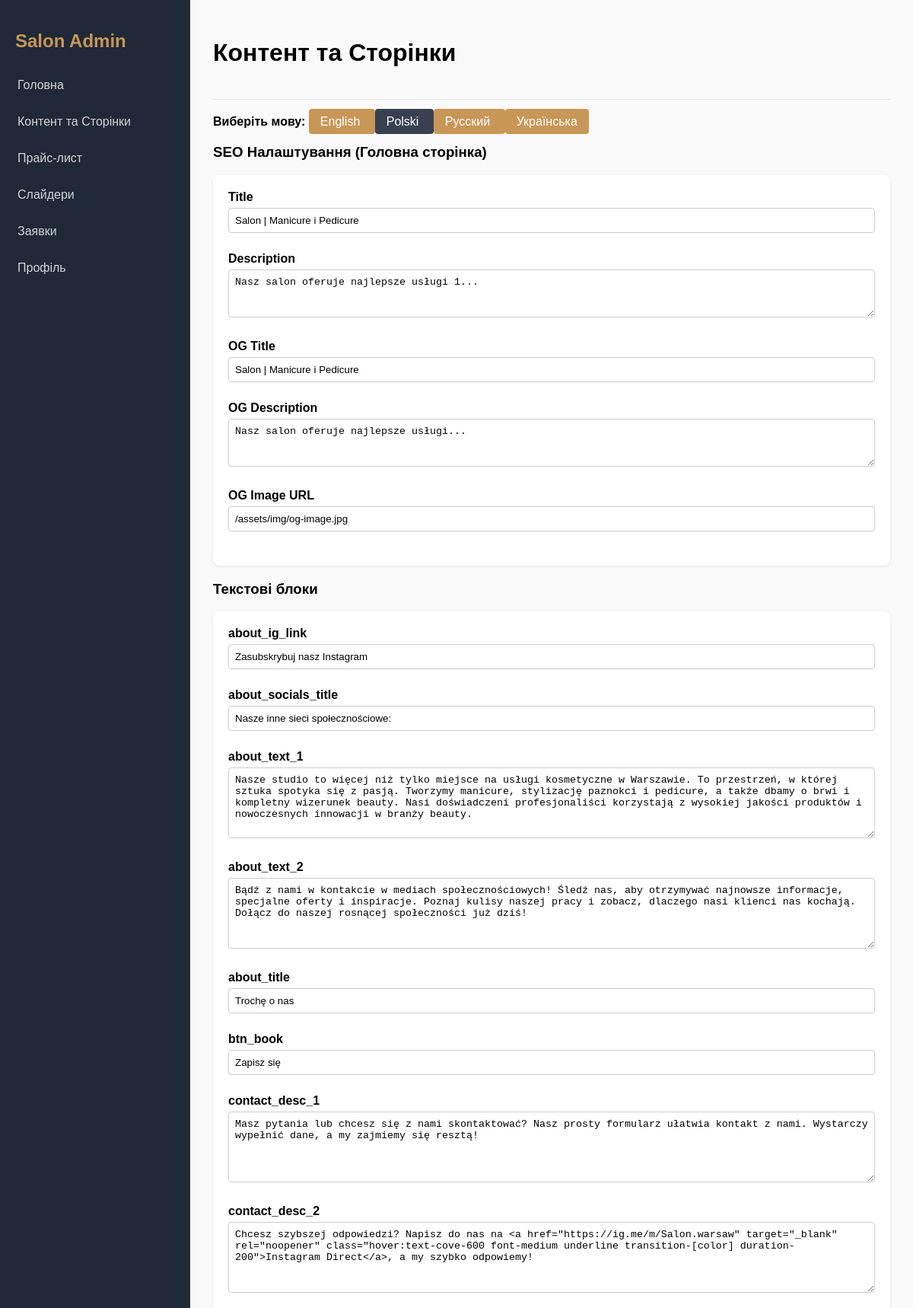
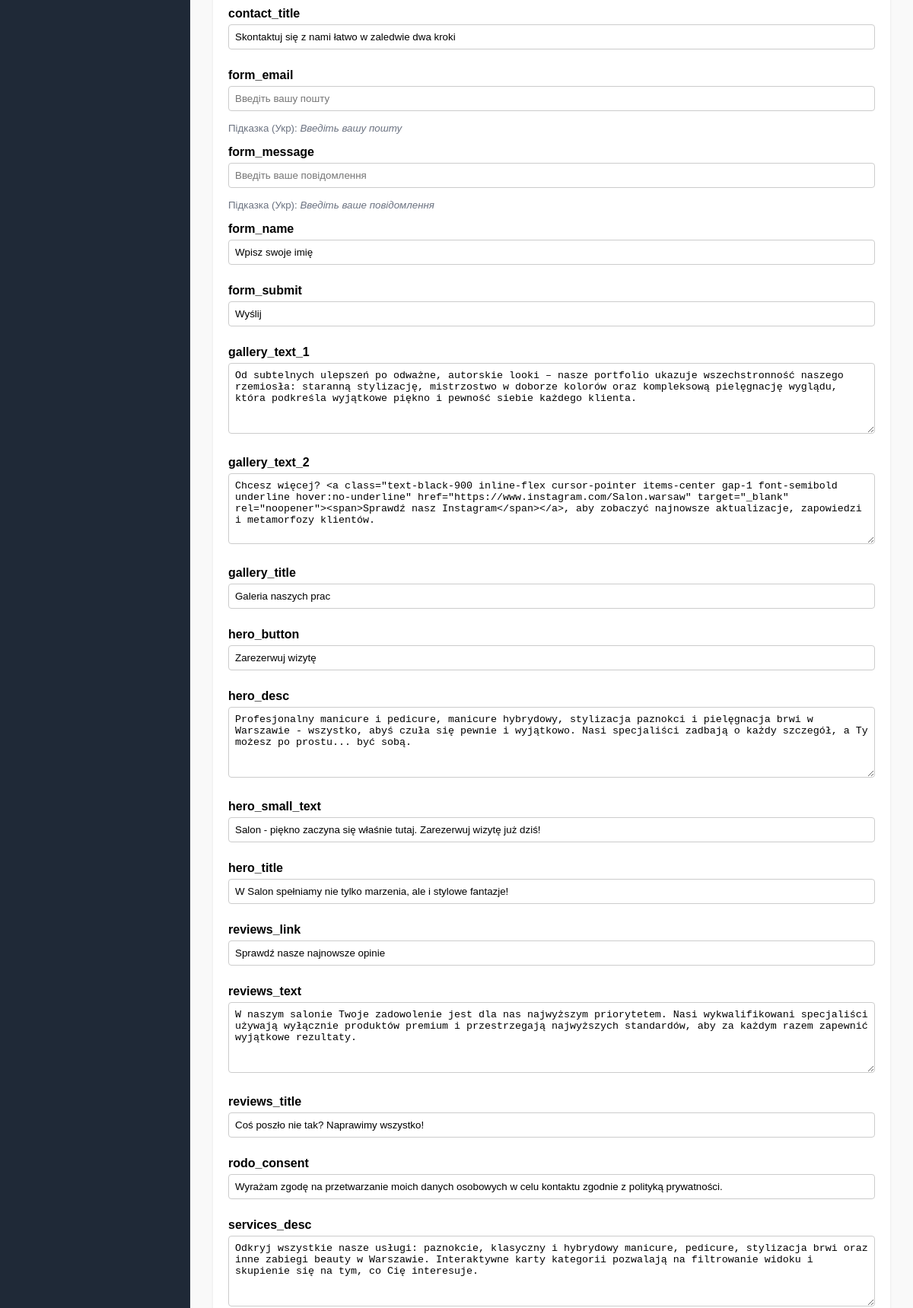
Page /admin/pages.php (upper part) on the committed database (2 pictures, top to bottom).
### tables this page shows
CREATE TABLE `languages` (
  `code` varchar(5) NOT NULL,
  `name` varchar(50) NOT NULL,
  `is_default` tinyint(1) DEFAULT 0
);

CREATE TABLE `seo_metadata` (
  `id` int(11) NOT NULL,
  `page_id` int(11) NOT NULL,
  `lang_code` varchar(5) NOT NULL,
  `title` varchar(255) DEFAULT NULL,
  `description` text DEFAULT NULL,
  `og_title` varchar(255) DEFAULT NULL,
  `og_description` text DEFAULT NULL,
  `og_image` varchar(255) DEFAULT NULL
);

CREATE TABLE `content_blocks` (
  `id` int(11) NOT NULL,
  `key_name` varchar(100) NOT NULL,
  `description` varchar(255) DEFAULT NULL,
  `type` varchar(50) DEFAULT 'text'
);

### config.php (called while the page is built)
<?php
return [
    'db' => [
        'host' => 'MariaDB-11.2',
        'dbname' => 'salon_cms',
        'user' => 'root',
        'password' => '',
        'charset' => 'utf8mb4'
    ],
    'mail' => [
        'admin_email' => 'vladbilous17@gmail.com',
        'smtp_host' => 'smtp.gmail.com',
        'smtp_port' => 587,
        'smtp_user' => 'vladbilous17@gmail.com',
        'smtp_pass' => 'your_app_password',
        'smtp_secure' => 'tls',
    ]
];

### DB.php (called while the page is built, shortened)
<?php
class DB {
    private static $pdo = null;
    public static function getConnection() {
        if (self::$pdo === null) {
            $config = require __DIR__ . '/config.php';
            $db = $config['db'];
            $dsn = "mysql:host={$db['host']};dbname={$db['dbname']};charset={$db['charset']}";
            try {
                self::$pdo = new PDO($dsn, $db['user'], $db['password'], [
                    PDO::ATTR_ERRMODE => PDO::ERRMODE_EXCEPTION,
                    PDO::ATTR_DEFAULT_FETCH_MODE => PDO::FETCH_ASSOC,
                ]);
            } catch (PDOException $e) {
                die("Database connection failed. Please run install.php first or check config.php");
            }
        }
        return self::$pdo;
    }
    public static function query($sql, $params = []) {
        $stmt = self::getConnection()->prepare($sql);
        $stmt->execute($params);
        return $stmt;
    }
    public static function fetchAll($sql, $params = []) {
        return self::query($sql, $params)->fetchAll();
    }
    public static function fetch($sql, $params = []) {
        return self::query($sql, $params)->fetch();
    }
}

### admin/pages.php (the view, shortened to what this page needs)
<?php
$languages = DB::fetchAll("SELECT * FROM languages");
$blocks = DB::fetchAll("SELECT * FROM content_blocks ORDER BY key_name");
$currentLang = isset($_GET['lang']) ? $_GET['lang'] : 'pl';
$translationsRaw = DB::fetchAll("SELECT block_id, value FROM translations WHERE lang_code = ?", [$currentLang]);
$t = [];
foreach ($translationsRaw as $r) {
    $t[$r['block_id']] = $r['value'];
}
$ukTranslationsRaw = DB::fetchAll("SELECT block_id, value FROM translations WHERE lang_code = 'uk'");
$ukT = [];
foreach ($ukTranslationsRaw as $r) {
    $ukT[$r['block_id']] = $r['value'];
}
$seo = DB::fetch("SELECT * FROM seo_metadata WHERE page_id = 1 AND lang_code = ?", [$currentLang]);
?>
<div style="margin-bottom: 20px;">
    <strong>Виберіть мову:</strong>
    <?php foreach ($languages as $l): ?>
        <a href="?action=pages&lang=<?= $l['code'] ?>" class="btn" style="<?= $currentLang == $l['code'] ? 'background:#374151;' : '' ?>">
            <?= $l['name'] ?>
        </a>
    <?php endforeach; ?>
</div>
<form method="POST">
    <h3>SEO Налаштування (Головна сторінка)</h3>
    <div style="background: white; padding: 20px; border-radius: 8px; box-shadow: 0 1px 3px rgba(0,0,0,0.1); margin-bottom: 20px;">
        <div class="form-group">
            <label>Title</label>
            <input type="text" name="seo[title]" value="<?= htmlspecialchars($seo['title']) ?>">
        </div>
        <div class="form-group">
            <label>Description</label>
            <textarea name="seo[description]" rows="3"><?= htmlspecialchars($seo['description']) ?></textarea>
        </div>
        <div class="form-group">
            <label>OG Title</label>
            <input type="text" name="seo[og_title]" value="<?= htmlspecialchars($seo['og_title']) ?>">
        </div>
        <div class="form-group">
            <label>OG Description</label>
            <textarea name="seo[og_description]" rows="3"><?= htmlspecialchars($seo['og_description']) ?></textarea>
        </div>
        <div class="form-group">
            <label>OG Image URL</label>
            <input type="text" name="seo[og_image]" value="<?= htmlspecialchars($seo['og_image']) ?>">
        </div>
    </div>
    <h3>Текстові блоки</h3>
    <div style="background: white; padding: 20px; padding-bottom: 80px; border-radius: 8px; box-shadow: 0 1px 3px rgba(0,0,0,0.1); position: relative;">
        <?php foreach ($blocks as $b): ?>
            <div class="form-group">
                <label><?= $b['key_name'] ?></label>
                <?php if ($b['type'] === 'html'): ?>
                    <textarea name="translations[<?= $b['id'] ?>]" rows="5" placeholder="<?= htmlspecialchars($ukT[$b['id']] ?? '') ?>"><?= htmlspecialchars($t[$b['id']] ?? '') ?></textarea>
                <?php else: ?>
                    <input type="text" name="translations[<?= $b['id'] ?>]" value="<?= htmlspecialchars($t[$b['id']] ?? '') ?>" placeholder="<?= htmlspecialchars($ukT[$b['id']] ?? '') ?>">
                <?php endif; ?>
                <?php if ($currentLang !== 'uk' && empty($t[$b['id']]) && !empty($ukT[$b['id']])): ?>
                    <small style="color: #6b7280; display: block; margin-top: 5px;">Підказка (Укр): <i><?= htmlspecialchars($ukT[$b['id']]) ?></i></small>
                <?php endif; ?>
            </div>
        <?php endforeach; ?>
    </div>
</form>
<?php
require __DIR__ . '/layout.php';

### admin/layout.php (style rules this page uses)
body { margin: 0; font-family: sans-serif; display: flex; height: 100vh; overflow: hidden; background: #f9f9f9; }
.btn { padding: 8px 15px; background: #c89656; color: white; text-decoration: none; border-radius: 4px; border: none; cursor: pointer; }
input, select, textarea { width: 100%; padding: 8px; border: 1px solid #ccc; border-radius: 4px; box-sizing: border-box; margin-bottom:10px; }
.form-group { margin-bottom: 15px; }
.form-group label { display: block; margin-bottom: 5px; font-weight: bold; }

### rows in the picture
languages: name "English"
languages: name "Polski"
languages: name "Русский"
languages: name "Українська"
seo_metadata: title "Salon | Manicure i Pedicure", description "Nasz salon oferuje najlepsze usługi 1...", og_title "Salon | Manicure i Pedicure", og_description "Nasz salon oferuje najlepsze usługi...", og_image "/assets/img/og-image.jpg"
content_blocks: key_name "about_ig_link", id "Zasubskrybuj nasz Instagram"
content_blocks: key_name "about_socials_title", id "Nasze inne sieci społecznościowe:"
content_blocks: key_name "about_text_1", id "Nasze studio to więcej niż tylko miejsce na usługi kosmetyczne w Warszawie. To przestrzeń, w której sztuka spotyka się z pasją. Tworzymy manicure, stylizację paznokci i pedicure, a także dbamy o brwi i kompletny wizerunek beauty. Nasi doświadczeni profesjonaliści korzystają z wysokiej jakości produktów i nowoczesnych innowacji w branży beauty."
content_blocks: key_name "about_text_2", id "Bądź z nami w kontakcie w mediach społecznościowych! Śledź nas, aby otrzymywać najnowsze informacje, specjalne oferty i inspiracje. Poznaj kulisy naszej pracy i zobacz, dlaczego nasi klienci nas kochają. Dołącz do naszej rosnącej społeczności już dziś!"
content_blocks: key_name "about_title", id "Trochę o nas"
content_blocks: key_name "btn_book", id "Zapisz się"
content_blocks: key_name "contact_desc_1", id "Masz pytania lub chcesz się z nami skontaktować? Nasz prosty formularz ułatwia kontakt z nami. Wystarczy wypełnić dane, a my zajmiemy się resztą!"
content_blocks: key_name "contact_desc_2", id "Chcesz szybszej odpowiedzi? Napisz do nas na <a href=\"https://ig.me/m/Salon.warsaw\" target=\"_blank\" rel=\"noopener\" class=\"hover:text-cove-600 font-medium underline transition-[color] duration-200\">Instagram Direct</a>, a my szybko odpowiemy!"
content_blocks: key_name "contact_title", id "Skontaktuj się z nami łatwo w zaledwie dwa kroki"
content_blocks: key_name "form_email", id "Введіть вашу пошту"
content_blocks: key_name "form_message", id "Введіть ваше повідомлення"
content_blocks: key_name "form_name", id "Wpisz swoje imię"
content_blocks: key_name "form_submit", id "Wyślij"
content_blocks: key_name "gallery_text_1", id "Od subtelnych ulepszeń po odważne, autorskie looki – nasze portfolio ukazuje wszechstronność naszego rzemiosła: staranną stylizację, mistrzostwo w doborze kolorów oraz kompleksową pielęgnację wyglądu, która podkreśla wyjątkowe piękno i pewność siebie każdego klienta."
content_blocks: key_name "gallery_text_2", id "Chcesz więcej? <a class=\"text-black-900 inline-flex cursor-pointer items-center gap-1 font-semibold underline hover:no-underline\" href=\"https://www.instagram.com/Salon.warsaw\" target=\"_blank\" rel=\"noopener\"><span>Sprawdź nasz Instagram</span></a>, aby zobaczyć najnowsze aktualizacje, zapowiedzi i metamorfozy klientów."
content_blocks: key_name "gallery_title", id "Galeria naszych prac"
content_blocks: key_name "hero_button", id "Zarezerwuj wizytę"
content_blocks: key_name "hero_desc", id "Profesjonalny manicure i pedicure, manicure hybrydowy, stylizacja paznokci i pielęgnacja brwi w Warszawie - wszystko, abyś czuła się pewnie i wyjątkowo. Nasi specjaliści zadbają o każdy szczegół, a Ty możesz po prostu... być sobą."
content_blocks: key_name "hero_small_text", id "Salon - piękno zaczyna się właśnie tutaj. Zarezerwuj wizytę już dziś!"
content_blocks: key_name "hero_title", id "W Salon spełniamy nie tylko marzenia, ale i stylowe fantazje!"
content_blocks: key_name "reviews_link", id "Sprawdź nasze najnowsze opinie"
content_blocks: key_name "reviews_text", id "W naszym salonie Twoje zadowolenie jest dla nas najwyższym priorytetem. Nasi wykwalifikowani specjaliści używają wyłącznie produktów premium i przestrzegają najwyższych standardów, aby za każdym razem zapewnić wyjątkowe rezultaty."
content_blocks: key_name "reviews_title", id "Coś poszło nie tak? Naprawimy wszystko!"
content_blocks: key_name "rodo_consent", id "Wyrażam zgodę na przetwarzanie moich danych osobowych w celu kontaktu zgodnie z polityką prywatności."
content_blocks: key_name "services_desc", id "Odkryj wszystkie nasze usługi: paznokcie, klasyczny i hybrydowy manicure, pedicure, stylizacja brwi oraz inne zabiegi beauty w Warszawie. Interaktywne karty kategorii pozwalają na filtrowanie widoku i skupienie się na tym, co Cię interesuje."

### other values in the picture
$pageTitle "Контент та Сторінки"
